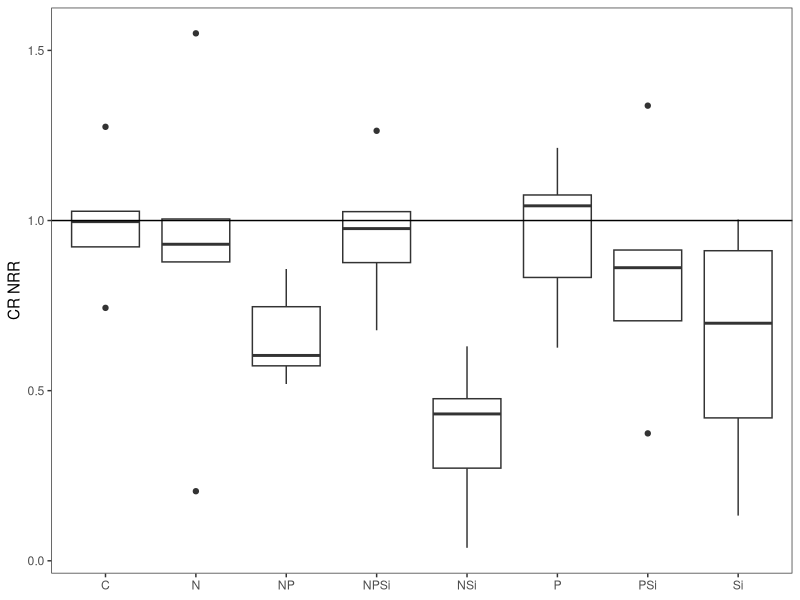
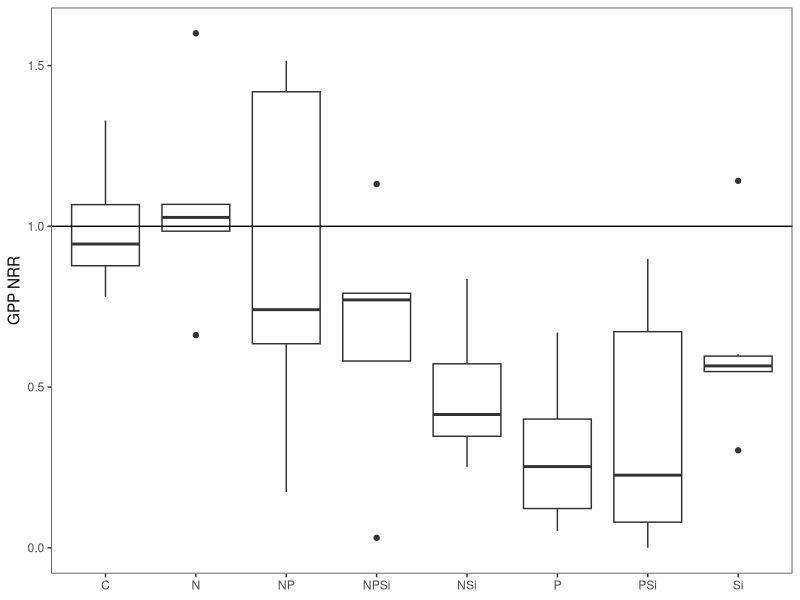
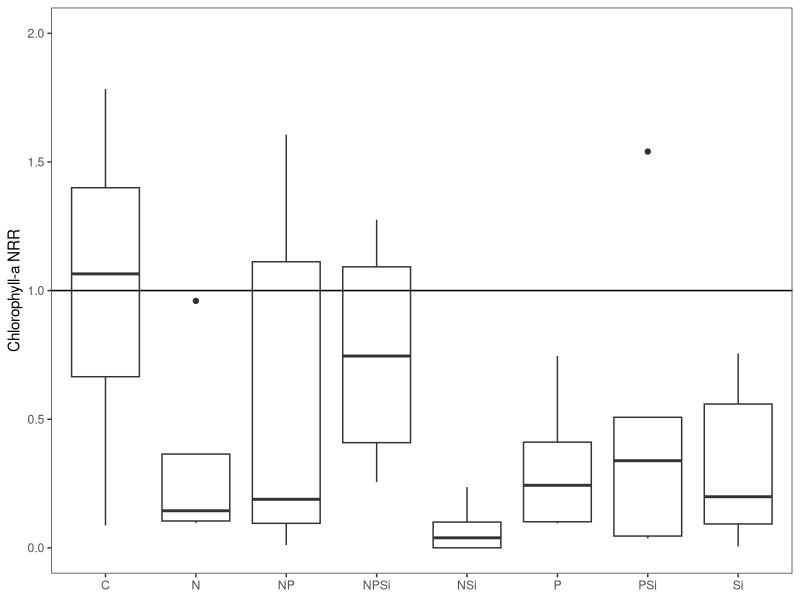
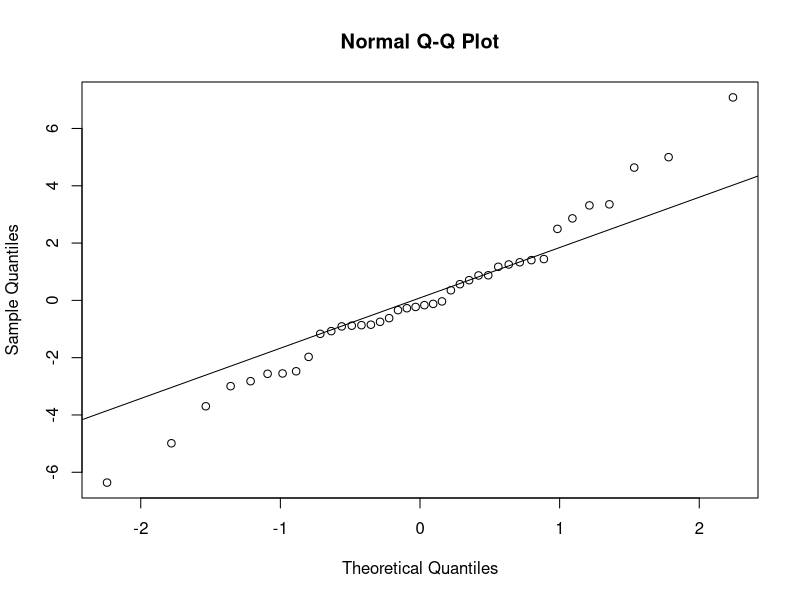
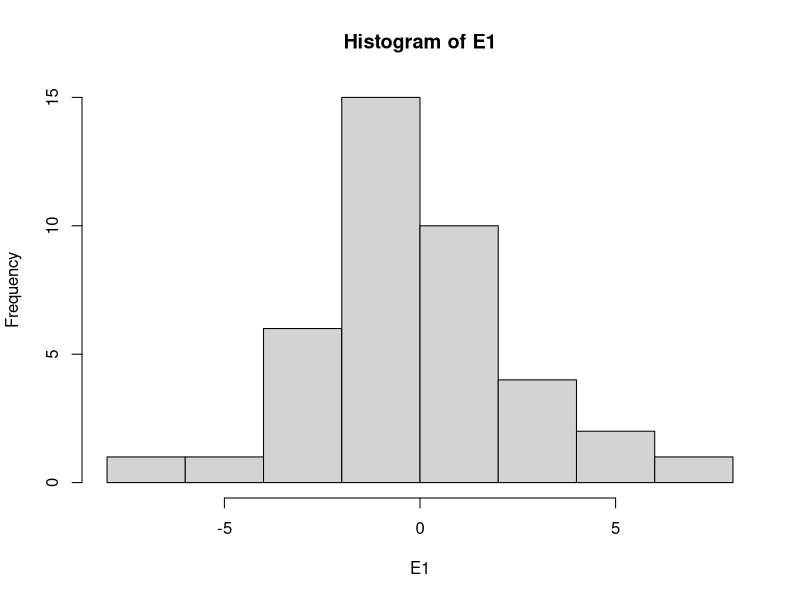
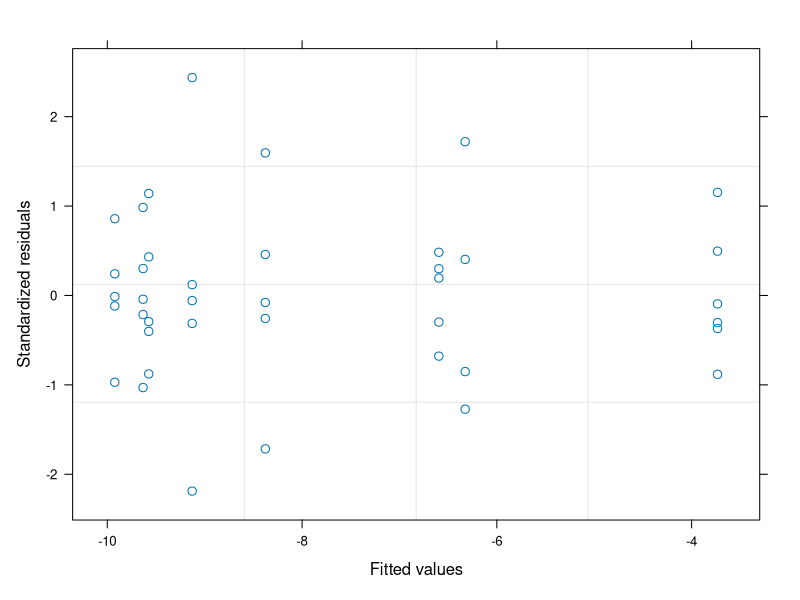

Source code (R) for these figures, in order: (Note: this script raises an error after producing the figures.)
#Author:  Clay Arango
#Creation date: 10-Feb-19
#Script to analyze NDS data from Summer 2018 NDS work with S. Roley and A. Alexiades

#packages
install.packages("nlme")
install.packages("nortest")
install.packages("dplyr")
install.packages("multcomp")
install.packages("MASS")
install.packages("ggplot2")
library(nlme)
library(nortest)
library(plyr)
library(dplyr)
library(multcomp)
library(MASS)
library(ggplot2)
library(tidyr)

#Load data
reec_fall <- read.table(file="reec_fall.csv", header=T, sep=",")

#set variable
d = reec_fall

#evaluate data to make sure factors are correct
names(d)
unique(d$nutrient) #control, N, NP, NPSi, NSi, P, PSi, Si
unique(d$N) #should be 0 and 1
unique(d$P) #should be 0 and 1
unique(d$Si) #should be 0 and 1
unique(d$top) #should be "sponge" and "glass"
#if need to change, use recode function below. 
d$top<-recode(d$top, "cellulose" ="sponge")
str(d)

#convert N and P vand Si alues (0 or 1 for absence or presence) to factors
d$N<-as.factor(d$N)
d$P<-as.factor(d$P)
d$Si<-as.factor(d$Si)
str(d)

#subset data into gpp and cr response
d.cr = subset(d, top=="sponge", data=d)
d.gpp = subset(d, top=="glass", data=d)

#calculate nrr for cr
x<-ddply(d.cr, "nutrient", summarise, ave_cr = mean(cr.area, na.rm=T)) #changed to ddply b/c allows
#to specify by column name - I had a csv file with the relevant column in a different position.
x
d.cr$cr.nrr = d.cr$cr.area/-9.9922869 #divide by control ave_cr
d.cr$chla.nrr<-NA

#calculate nrr for gpp and chla
x<- ddply(d.gpp, "nutrient", summarise, ave_gpp = mean(gpp.area, na.rm=T), ave_chla = mean(chla, na.rm=T)) 
x
d.gpp$gpp.nrr = d.gpp$gpp.area/2.2686372 #divide by control ave_gpp
d.gpp$chla.nrr = d.gpp$chla/0.5705330 #divide by control ave_chla

#combine files and export
d.nrr<-rbind(d.cr, d.gpp)
write.table(d.nrr, "reec_fall_nrr.csv", sep=",", quote=F, row.names =F)

###############
#plots of NRR
##############
ggplot(data=subset(d.cr, !(nutrient=="control")), aes(x=nutrient, y=cr.nrr))+geom_boxplot()+theme_bw()+
  ylab("CR NRR")+geom_abline(slope = 0, intercept = 1)+
  theme(axis.title.x=element_blank(), panel.grid.minor=element_blank(), panel.grid.major=element_blank())
#inhibition

ggplot(data=subset(d.gpp, !(nutrient=="control")), aes(x=nutrient, y=gpp.nrr))+geom_boxplot()+theme_bw()+
  ylab("GPP NRR")+geom_abline(slope = 0, intercept = 1)+
  theme(axis.title.x=element_blank(), panel.grid.minor=element_blank(), panel.grid.major=element_blank())
#inhibition

ggplot(data=subset(d.gpp, !(nutrient=="control")), aes(x=nutrient, y=chla.nrr))+geom_boxplot()+theme_bw()+
  ylab("Chlorophyll-a NRR")+geom_abline(slope = 0, intercept = 1)+scale_y_continuous(limits=c(0, 2))+
  theme(axis.title.x=element_blank(), panel.grid.minor=element_blank(), panel.grid.major=element_blank())
#inhibition

##########
#NRR Summary Files
#########

GPP_sum<-ddply(d.gpp, "nutrient", summarise, ave_nrr.gpp=mean(gpp.nrr, na.rm=T), sd_nrr.gpp=sd(gpp.nrr, na.rm=T), 
               se_nrr.gpp =(sd(gpp.nrr)/sqrt(sum(!is.na(gpp.nrr)))), 
               ci95_nrr.gpp = (1.96*(sd(gpp.nrr)/sqrt(sum(!is.na(gpp.nrr))))),
               ave_nrr.chla=mean(chla.nrr, na.rm=T), sd_nrr.chla=sd(chla.nrr, na.rm=T), 
               se_nrr.chla =(sd(chla.nrr)/sqrt(sum(!is.na(chla.nrr)))), 
               ci95_nrr.chla = (1.96*(sd(chla.nrr)/sqrt(sum(!is.na(chla.nrr))))))
CR_sum<-ddply(d.cr, "nutrient", summarise, ave_nrr.cr=mean(cr.nrr, na.rm=T), sd_nrr.cr=sd(cr.nrr, na.rm=T), 
              se_nrr.cr =(sd(cr.nrr)/sqrt(sum(!is.na(cr.nrr)))), 
              ci95_nrr.cr = (1.96*(sd(cr.nrr)/sqrt(sum(!is.na(cr.nrr))))))

#now combine into one and export
d.sum<-merge(GPP_sum, CR_sum, by="nutrient")
write.table(d.sum, "reec_fall.summ",  sep=",", quote=F, row.names =F)


############################################################
#analyze RESPIRATION data
############################################################

M1<-gls(cr.area~N*P*Si, data=d.cr, na.action=na.omit)
E1<-residuals(M1)
qqnorm(E1)
qqline(E1)
ad.test(E1)
   #residuals are normally distributed
hist(E1)  
plot(M1)

plot(filter(d.cr, !is.na(cr.area)) %>% dplyr::select(nutrient), 
     E1, xlab="nutrient", ylab="Residuals")
bartlett.test(cr.area~nutrient, data=d.cr)
   #variance test is ok

anova(M1)
  #co-limited by P and Si

x <- group_by(d.cr, nutrient) %>%  # Grouping function causes subsequent functions to aggregate by season and reach
  summarize(cr.mean = abs(mean(cr.area, na.rm = TRUE)), # na.rm = TRUE to remove missing values
            cr.sd=abs(sd(cr.area, na.rm = TRUE)),  # na.rm = TRUE to remove missing values
            n = sum(!is.na(cr.area)), # of observations, excluding NAs. 
            cr.se=cr.sd/sqrt(n))

ggplot(data=x, aes(x=nutrient, y=cr.mean)) + 
  geom_bar(stat="identity", position=position_dodge(), color = "black") + 
  geom_errorbar(aes(ymin=cr.mean, ymax=cr.mean+cr.se), width=0.2, 
                position=position_dodge(0.9)) + 
  xlab("Nutrient") +
  ylab(expression(Respiration~(ug~O[2]~m^{-2}~h^{-1}))) +
  ylim(0,20) +
  labs(fill="Light") +
  theme_bw() +
  theme(panel.grid.major=element_blank(),
        panel.grid.minor=element_blank(),
        legend.title=element_text(size=6),
        legend.key=element_blank(), 
        legend.position=c(0.5,0.95), 
        legend.text=element_text(size=8), 
        legend.background=element_blank(), 
        legend.direction="horizontal", 
        legend.key.size=unit(0.3, "cm"), 
        axis.title.y=element_text(size=8), 
        axis.title.x=element_text(size=8), 
        axis.text.x=element_text(size=8))

#ggsave('output/figures/Ring_fall.tiff',
#       units="in",
#       width=3.25,
#       height=3.25,
#       dpi=1200,
#       compression="lzw")

############################################################
#analyze the PRODUCTION data
############################################################

M1<-gls(gpp.area~N*P*Si, data=d.gpp, na.action=na.omit) 
E1<-residuals(M1)
qqnorm(E1)
qqline(E1)
ad.test(E1)
   #residuals are not normal but close

hist(E1, xlab="residuals", main="")
plot(M1)

plot(filter(d.gpp, !is.na(gpp.area)) %>% dplyr::select(nutrient), 
     E1, xlab="nutrient", ylab="Residuals")
bartlett.test(gpp.area~nutrient, data=d.gpp)
   #OK

anova(M1)
  
x <- group_by(d.gpp, nutrient) %>%  # Grouping function causes subsequent functions to aggregate by season and reach
  summarize(gpp.mean = abs(mean(gpp.area, na.rm = TRUE)), # na.rm = TRUE to remove missing values
            gpp.sd=abs(sd(gpp.area, na.rm = TRUE)),  # na.rm = TRUE to remove missing values
            n = sum(!is.na(gpp.area)), # of observations, excluding NAs. 
            gpp.se=gpp.sd/sqrt(n))

ggplot(data=x, aes(x=nutrient, y=gpp.mean)) + 
  geom_bar(stat="identity", position=position_dodge(), color = "black") + 
  geom_errorbar(aes(ymin=gpp.mean, ymax=gpp.mean+gpp.se), width=0.2, 
                position=position_dodge(0.9)) + 
  xlab("Nutrient") +
  ylab(expression(Production~(ug~O[2]~m^{-2}~h^{-1}))) +
  labs(fill="Light") +
  theme_bw() +
  theme(panel.grid.major=element_blank(),
        panel.grid.minor=element_blank(), 
        legend.title=element_text(size=6), 
        legend.key=element_blank(),  
        legend.position=c(0.5,0.95),  
        legend.text=element_text(size=8),  
        legend.background=element_blank(),  
        legend.direction="horizontal",  
        legend.key.size=unit(0.3, "cm"),  
        axis.title.y=element_text(size=8),  
        axis.title.x=element_text(size=8),  
        axis.text.x=element_text(size=8))

#ggsave('output/figures/gppByNutrient.tiff',
#       units="in",
#       width=3.25,
#       height=3.25,
#       dpi=1200,
#       compression="lzw")


#BELOW HERE IS NOT EDITED





############################################################
#analyze the CHL-A biomass on disks

M1<-gls(chla~N*P*light, data=roza_sum.chla, na.action=na.omit)
E1<-residuals(M1)
qqnorm(E1)
qqline(E1)
ad.test(E1)
  #residuals look bad (p=0.001)
hist(E1)
plot(M1)

vf1 = varIdent(form = ~ 1|N*P)
vf2 = varIdent(form = ~ 1|light)
vf3 = varIdent(form = ~ 1|N*P*light)
vf4 = varPower(form = ~ fitted(.)) 
vf5 = varExp(form = ~ fitted(.))
vf6 = varConstPower(form = ~ fitted(.))
vf7 = varExp(form = ~ fitted(.)|nutrient)

M2<-gls(chla~N*P*light, data=roza_sum.chla, na.action=na.omit, weights=vf1)
M3<-gls(chla~N*P*light, data=roza_sum.chla, na.action=na.omit, weights=vf2)
M4<-gls(chla~N*P*light, data=roza_sum.chla, na.action=na.omit, weights=vf3)
M5<-gls(chla~N*P*light, data=roza_sum.chla, na.action=na.omit, weights=vf4)
M6<-gls(chla~N*P*light, data=roza_sum.chla, na.action=na.omit, weights=vf5)
M7<-gls(chla~N*P*light, data=roza_sum.chla, na.action=na.omit, weights=vf6)
M8<-gls(chla~N*P*light, data=roza_sum.chla, na.action=na.omit, weights=vf7)

anova(M1,M2,M3,M4,M5,M6,M7,M8)

#M3 is best on AIC

E3<-residuals(M3)
qqnorm(E3)
qqline(E3)
ad.test(E3)
#residuals are not normal (p=0.001)
hist(E3, xlab="residuals", main="")
plot(M3)
  #hist and plot look good

plot(filter(roza_sum.chla, !is.na(chla)) %>% dplyr::select(light), 
     E3, xlab="light", ylab="Residuals")
bartlett.test(chla~light, data=roza_sum.chla)

plot(filter(roza_sum.chla, !is.na(chla)) %>% dplyr::select(nutrient), 
     E3, xlab="nutrient", ylab="Residuals")
bartlett.test(chla~nutrient, data=roza_sum.chla)

anova(M3)

#light is significant and N and P separately interact with light

x<-roza_sum.chla[complete.cases(roza_sum.chla$chla),]

with(x, 
     interaction.plot(nutrient,light,chla, 
                      ylim=c(0,1.5),lty=c(1,12),lwd=2,ylab="Chlorophyll a", 
                      xlab="Nutrient", trace.label="Light"))

x <- group_by(roza_sum.chla, nutrient, light) %>%  # Grouping function causes subsequent functions to aggregate by season and reach
  summarize(chla.mean = mean(chla, na.rm = TRUE), # na.rm = TRUE to remove missing values
            chla.sd=sd(chla, na.rm = TRUE),  # na.rm = TRUE to remove missing values
            n = sum(!is.na(chla)), # of observations, excluding NAs. 
            chla.se=chla.sd/sqrt(n))

ggplot(data=x, 
       aes(x=nutrient, y=chla.mean, fill=light)) + 
  geom_bar(stat="identity", position=position_dodge(), color = "black") + 
  geom_errorbar(aes(ymin=chla.mean, ymax=chla.mean+chla.se), width=0.2, 
                position=position_dodge(0.9)) + 
  scale_fill_manual(values=c("white","black")) +
  xlab("Nutrient") +
  ylab(expression(Chlorophyll~a~(ug~cm^{-2}))) +
  ylim(0,1.7) +
  labs(fill="Light") +
  theme_bw() +
  theme(panel.grid.major=element_blank(), 
        panel.grid.minor=element_blank(), 
        legend.title=element_text(size=6), 
        legend.key=element_blank(), 
        legend.position=c(0.5,0.95), 
        legend.text=element_text(size=8), 
        legend.background=element_blank(), 
        legend.direction="horizontal", 
        legend.key.size=unit(0.3, "cm"), 
        axis.title.y=element_text(size=8), 
        axis.title.x=element_text(size=8), 
        axis.text.x=element_text(size=8))

ggsave('output/figures/chlaByNutrientLight.tiff',
       units="in",
       width=3.25,
       height=3.25,
       dpi=1200,
       compression="lzw")



############################################################
############################################################
#calculate nrr mean and standard error
x1 <- group_by(roza_sum, nutrient, light) %>%  # Grouping function causes subsequent functions to aggregate by season and reach
  summarize(chla.nrr.mean = mean(chla.nrr, na.rm = TRUE), # na.rm = TRUE to remove missing values
            chla.nrr.sd=sd(chla.nrr, na.rm = TRUE),  # na.rm = TRUE to remove missing values
            chla.n = sum(!is.na(chla.nrr)), # of observations, excluding NAs. 
            chla.nrr.se=chla.nrr.sd/sqrt(chla.n))


x2 <- group_by(roza_sum, nutrient, light) %>%  # Grouping function causes subsequent functions to aggregate by season and reach
  summarize(gpp.nrr.mean = mean(gpp.nrr, na.rm = TRUE), # na.rm = TRUE to remove missing values
            gpp.nrr.sd=sd(gpp.nrr, na.rm = TRUE),  # na.rm = TRUE to remove missing values
            gpp.n = sum(!is.na(gpp.nrr)), # of observations, excluding NAs. 
            gpp.nrr.se=gpp.nrr.sd/sqrt(gpp.n))

x3 <- group_by(roza_sum, nutrient, light) %>%  # Grouping function causes subsequent functions to aggregate by season and reach
  summarize(cr.nrr.mean = mean(cr.nrr, na.rm = TRUE), # na.rm = TRUE to remove missing values
            cr.nrr.sd=sd(cr.nrr, na.rm = TRUE),  # na.rm = TRUE to remove missing values
            cr.n = sum(!is.na(cr.nrr)), # of observations, excluding NAs. 
            cr.nrr.se=cr.nrr.sd/sqrt(cr.n))

roza_sum.nrr<-cbind(x1,x2,x3)
roza_sum.nrr <- roza_sum.nrr[, !duplicated(colnames(roza_sum.nrr))]
write.csv(roza_sum.nrr, "roza_sum.nrr.csv")
